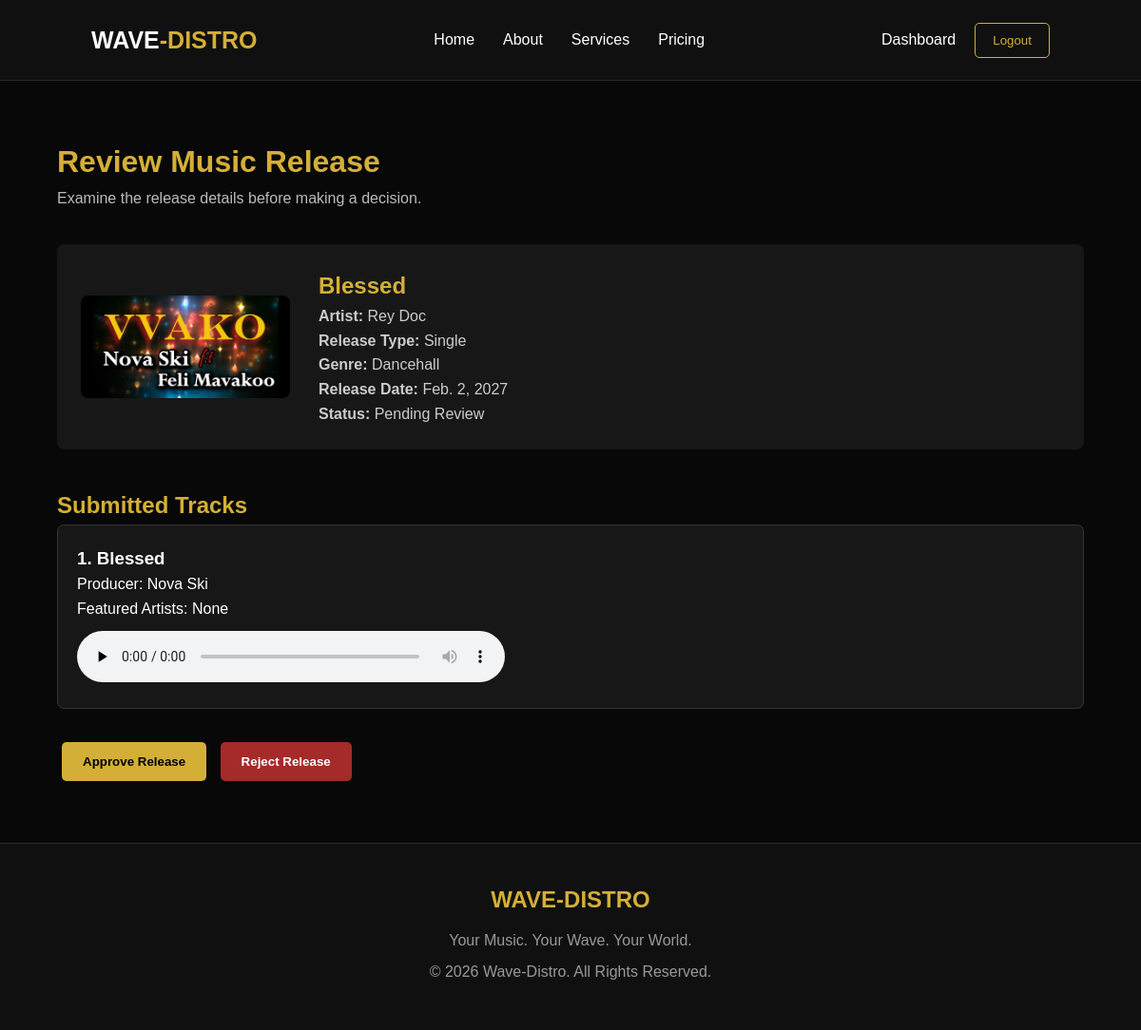
Page /accounts/admin-release/2/ (signed in) on the committed database.
### music/models.py (models this page shows, shortened)
class Release(models.Model):
    RELEASE_TYPES = [
        ('Single', 'Single'),
        ('EP', 'EP'),
        ('Album', 'Album'),
    ]
    STATUS_CHOICES = [
        ('Draft', 'Draft'),
        ('Pending Review', 'Pending Review'),
        ('Approved', 'Approved'),
        ('Rejected', 'Rejected'),
    ]
    artist = models.ForeignKey(
        'accounts.ArtistProfile',
        on_delete=models.CASCADE,
        related_name='releases'
    )
    title = models.CharField(max_length=200)
    release_type = models.CharField(
        max_length=20,
        choices=RELEASE_TYPES
    )
    genre = models.CharField(max_length=100)
    release_date = models.DateField()
    artwork = models.FileField(
        upload_to='artwork/',
        validators=[
            FileExtensionValidator(
                allowed_extensions=['jpg', 'jpeg', 'png']
            ),
            validate_artwork_size
        ]
    )
    status = models.CharField(
        max_length=30,
        choices=STATUS_CHOICES,
        default='Draft'
    )
    created_at = models.DateTimeField(auto_now_add=True)

class Track(models.Model):
    release = models.ForeignKey(
        Release,
        on_delete=models.CASCADE,
        related_name='tracks'
    )
    track_title = models.CharField(max_length=200)
    featured_artists = models.CharField(
        max_length=250,
        blank=True
    )
    producer = models.CharField(
        max_length=150,
        blank=True
    )
    track_number = models.PositiveIntegerField()
    audio_file = models.FileField(
        upload_to='music/',
        validators=[
            FileExtensionValidator(
                allowed_extensions=['mp3', 'wav']
            ),
            validate_audio_size
        ]
    )
    created_at = models.DateTimeField(auto_now_add=True)
    class Meta:
        ordering = ['track_number']
        constraints = [
            models.UniqueConstraint(
                fields=['release', 'track_number'],
                name='unique_track_number_per_release'
            )
        ]

### accounts/models.py (models this page shows, shortened)
class ArtistProfile(models.Model):
    user = models.OneToOneField(
        settings.AUTH_USER_MODEL,
        on_delete=models.CASCADE,
        related_name='artist_profile'
    )
    full_name = models.CharField(max_length=150)
    artist_name = models.CharField(max_length=150)
    created_at = models.DateTimeField(auto_now_add=True)
    updated_at = models.DateTimeField(auto_now=True)

### accounts/views.py (the view)
@staff_member_required
def review_release(request, pk):
    release = get_object_or_404(
        Release,
        pk=pk
    )
    tracks = release.tracks.all()
    return render(
        request,
        'accounts/review_release.html',
        {
            'release': release,
            'tracks': tracks
        }
    )

### templates/accounts/review_release.html (shortened to what this page needs)
{% extends 'base.html' %}
{% block content %}
<section class="admin-section">
    <div class="admin-heading">
        <h1>Review Music Release</h1>
        <p>Examine the release details before making a decision.</p>
    </div>
    <div class="review-card">
        <img
            src="{{ release.artwork.url }}"
            class="review-artwork"
            alt="{{ release.title }}"
        >
        <div class="review-information">
            <h2>{{ release.title }}</h2>
            <p>
                <strong>Artist:</strong>
                {{ release.artist.artist_name }}
            </p>
            <p>
                <strong>Release Type:</strong>
                {{ release.release_type }}
            </p>
            <p>
                <strong>Genre:</strong>
                {{ release.genre }}
            </p>
            <p>
                <strong>Release Date:</strong>
                {{ release.release_date }}
            </p>
            <p>
                <strong>Status:</strong>
                {{ release.status }}
            </p>
        </div>
    </div>
    <div class="review-tracks">
        <h2>Submitted Tracks</h2>
        {% for track in tracks %}
            <div class="review-track">
                <h3>
                    {{ track.track_number }}.
                    {{ track.track_title }}
                </h3>
                <p>Producer: {{ track.producer|default:"Not specified" }}</p>
                <p>
                    Featured Artists:
                    {{ track.featured_artists|default:"None" }}
                </p>
                <audio controls preload="none">
                    <source
                        src="{{ track.audio_file.url }}"
                        type="audio/mpeg"
                    >
                </audio>
            </div>
        {% empty %}
            <p>No tracks have been added.</p>
        {% endfor %}
    </div>
    {% if release.status == 'Pending Review' %}
        <div class="review-actions">
            <form
                method="POST"
                action="{% url 'update_release_status' release.pk %}"
            >
                <button
                    type="submit"
                    name="action"
                    value="approve"
                    class="approve-btn"
                >
                    Approve Release
                </button>
                <button
                    type="submit"
                    name="action"
                    value="reject"
                    class="reject-btn"
                >
                    Reject Release
                </button>
            </form>
        </div>
    {% endif %}
</section>
{% endblock %}

### static/css/style.css (style rules this page uses)
* { margin: 0; padding: 0; box-sizing: border-box; }
html { scroll-behavior: smooth; }
body { background: #080808; color: #ffffff; font-family: Arial, sans-serif; line-height: 1.6; }
:root { --gold: #d4af37; --black: #080808; --dark: #141414; --white: #ffffff; }
.admin-section { width: 90%; max-width: 1200px; margin: 60px auto; color: #ffffff; }
.admin-heading { margin-bottom: 35px; }
.admin-heading h1 { color: #d4af37; font-size: 32px; }
.admin-heading p { color: #bbbbbb; }
.review-card { display: flex; align-items: center; gap: 30px; background: #171717; padding: 25px; border-radius: 8px; }
.review-artwork { width: 220px; max-width: 40%; border-radius: 8px; }
.review-information h2 { color: #d4af37; }
.review-information p { color: #cccccc; }
.review-tracks { margin-top: 40px; }
.review-tracks h2 { color: #d4af37; }
.review-track { background: #171717; border: 1px solid #333333; padding: 20px; margin-bottom: 15px; border-radius: 7px; }
.review-track audio { width: 100%; max-width: 450px; margin-top: 10px; }
.review-actions { margin-top: 30px; }
.approve-btn, .reject-btn { padding: 13px 22px; border: none; border-radius: 5px; cursor: pointer; font-weight: bold; margin: 5px; }
.approve-btn { background: #d4af37; color: #000000; }
.reject-btn { background: #a52a2a; color: #ffffff; }

### rows in the picture
Release: artwork (picture), title "Blessed", artist.artist_name "Rey Doc", release_type "Single", genre "Dancehall", release_date "Feb. 2, 2027", status "Pending Review"
Track: track_number "1", track_title "Blessed", producer "Nova Ski", featured_artists "None"
